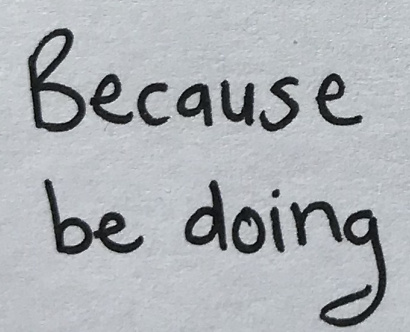
#> input picture test_img/hw_1.jpeg, 410 x 332 px
$ python -i image_utils.py   (imports and definitions only)
#> lines starting #> are read from the running program, lines starting #| are printed output that depends on the picture
"""Image helpers shared by the printed-text, handwriting and table code."""
import cv2
import numpy as np


# [57 lines left out: functions to_gray, read_image, estimate_skew, rotate_keep_size, not called in this run]


def normalize_background(gray):
    """Remove shadows / uneven lighting while keeping the ink dark."""
    k = max(21, (min(gray.shape[:2]) // 25) | 1)
#> k = 21
    bg = cv2.medianBlur(cv2.dilate(gray, np.ones((7, 7), np.uint8)), k)
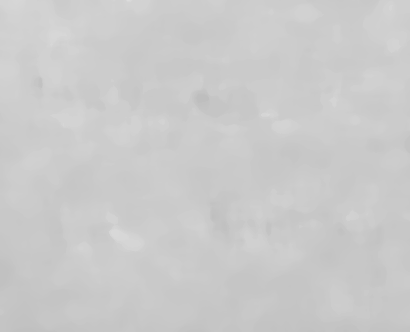
#> bg: shape (332, 410); min 190, max 220, mean 202.2
    diff = 255 - cv2.absdiff(gray, bg)
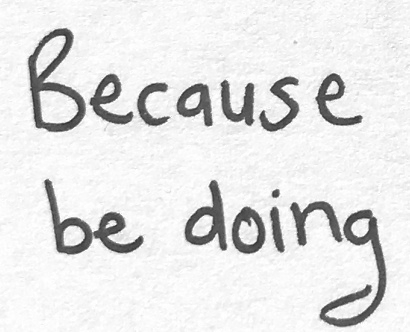
#> diff: shape (332, 410); min 47, max 255, mean 229
    return cv2.normalize(diff, None, 0, 255, cv2.NORM_MINMAX)
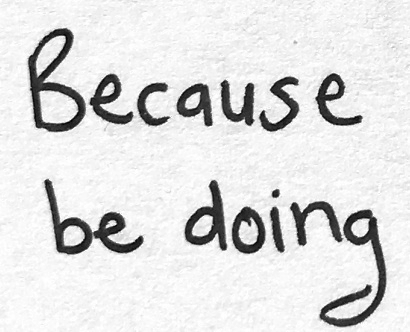
#> returned value: shape (332, 410); min 0, max 255, mean 223.1


# [49 lines left out: functions fit_scale, needs_inversion, page_needs_inversion, ensure_dark_on_light, not called in this run]

>>> import cv2
>>> picture = cv2.imread('test_img/hw_1.jpeg', cv2.IMREAD_GRAYSCALE)
>>> result = normalize_background(picture)

$ run again, on test_img/hw_2.jpg
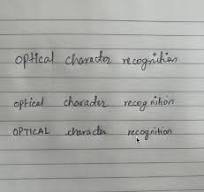
#> input picture test_img/hw_2.jpg, 204 x 192 px
#> in normalize_background, `bg = cv2.medianBlur(cv2.dilate(gray, np.ones((7, 7), np.uint8)), k)`:
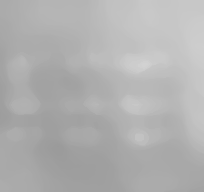
#> bg: shape (192, 204); min 154, max 210, mean 176.6
#> in normalize_background, `return cv2.normalize(diff, None, 0, 255, cv2.NORM_MINMAX)`:
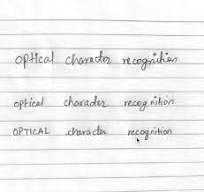
#> returned value: shape (192, 204); min 0, max 255, mean 240.5

$ run again, on test_img/hw_3.jpg
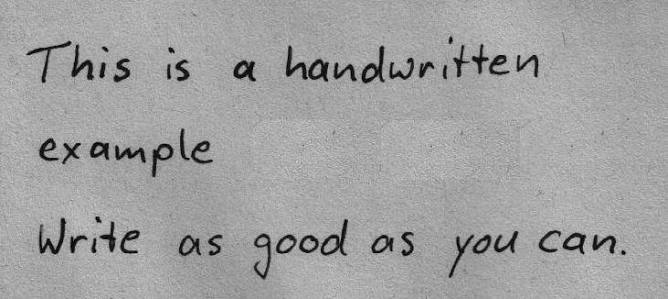
#> input picture test_img/hw_3.jpg, 668 x 299 px
#> picture is the input picture: shape (299, 668); min 0, max 216, mean 161.2
#> in normalize_background, `bg = cv2.medianBlur(cv2.dilate(gray, np.ones((7, 7), np.uint8)), k)`:
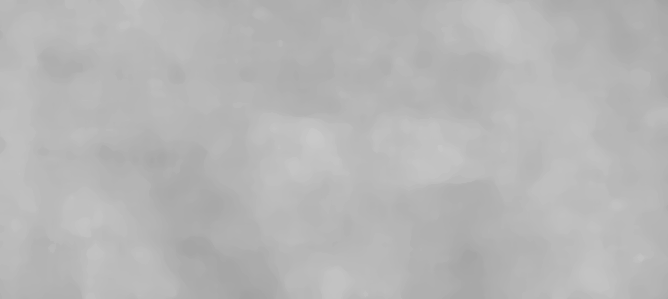
#> bg: shape (299, 668); min 162, max 200, mean 182.2
#> in normalize_background, `return cv2.normalize(diff, None, 0, 255, cv2.NORM_MINMAX)`:
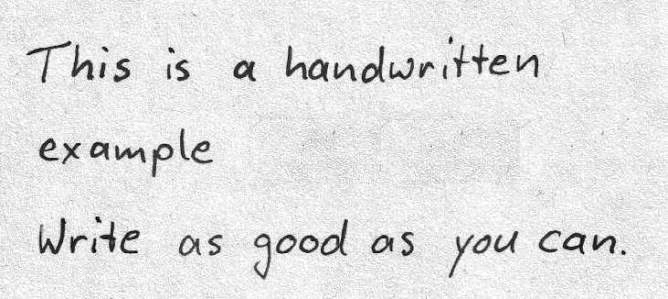
#> returned value: shape (299, 668); min 0, max 255, mean 227.2
